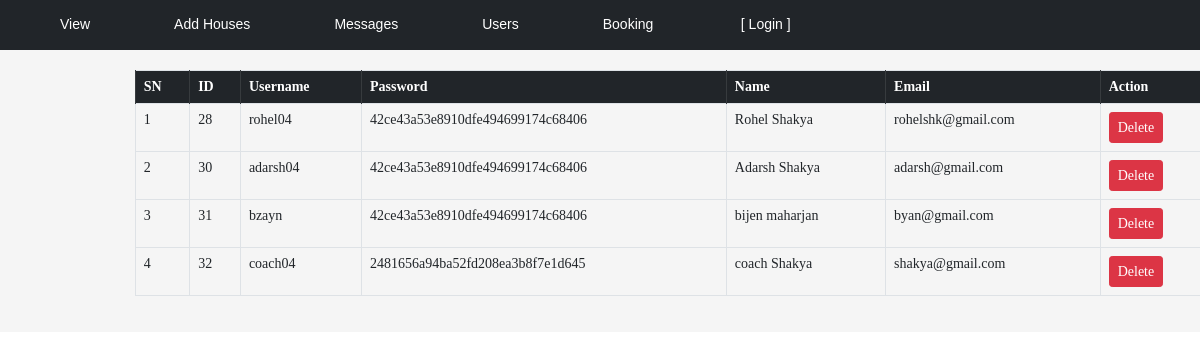
Screenshot of /admin/user.php with the database file from the repository.
### tables this page shows
CREATE TABLE `tbl_user` (
  `id` int(11) NOT NULL,
  `username` varchar(255) NOT NULL,
  `password` varchar(255) NOT NULL,
  `md5pass` varchar(255) NOT NULL,
  `fname` varchar(255) NOT NULL,
  `email` varchar(255) NOT NULL
);

### admin/user.php (the view, shortened to what this page needs)
<?php
include("include/connection.php");
?>
<html>
<head>
    <link rel="stylesheet" href="css/style.css">
</head>
<body>
    <div id="wrapper">
        <?php
        include('include/header1.php');
        $sql = "SELECT * FROM tbl_user ";
        $result = $conn->query($sql);
        ?>
        <div id="content">
            <center>
                <table class="table table-bordered" cellpadding="6px" style="width:80%;font-size:14px">
                    <tr>
                        <th class="table-dark">SN</th>
                        <th class="table-dark">ID</th>
                        <th class="table-dark">Username</th>
                        <th class="table-dark">Password</th>
                        <th class="table-dark">Name</th>
                        <th class="table-dark">Email</th>
                        <th class="table-dark">Action</th>
                    </tr>
                    <?php
                    $i = 1;
                    while ($rows = $result->fetch_assoc()) {
                    ?>
                    <tr>
                        <td><?php echo $i; ?></td>
                        <td><?php echo $rows['id']; ?></td>
                        <td><?php echo $rows['username']; ?></td>
                        <td><?php echo $rows['md5pass']; ?></td>
                        <td><?php echo $rows['fname']; ?></td>
                        <td><?php echo $rows['email']; ?></td>
                        <td>
                            <a href="delete_user.php?id=<?php echo $rows['id']; ?>"
                                onClick="return confirm_delete()"><button type="button"
                                    class="btn btn-danger btn-sm">Delete</button></a>
                        </td>
                    </tr>
                    <?php
                        $i++;
                    }
                    ?>
                </table>
            </center>
        </div>
    </div>
</body>
</html>

### admin/css/style.css (style rules this page uses)
body { margin: 0; font-size: 12px; box-sizing: border-box; font-family: "opensans-regular", sans-serif; height: auto; }
#wrapper { width: 100%; height: auto; background-color: #eee; overflow: hidden; font-family: Segoe UI Semibold; }
#content { font-size: 14px; padding-top: 20px; background-color: #f5f5f5; overflow: hidden; width: 1347px; height: auto; background-position: center; background-repeat: no-repeat; background-size: cover; display: block; margin-left: auto; margin-right: auto; padding-bottom: 20px; }

### rows the page displays
tbl_user: id "28", username "rohel04", md5pass "42ce43a53e8910dfe494699174c68406", fname "Rohel Shakya", email "rohelshk@gmail.com"
tbl_user: id "30", username "adarsh04", md5pass "42ce43a53e8910dfe494699174c68406", fname "Adarsh Shakya", email "adarsh@gmail.com"
tbl_user: id "31", username "bzayn", md5pass "42ce43a53e8910dfe494699174c68406", fname "bijen maharjan", email "byan@gmail.com"
tbl_user: id "32", username "coach04", md5pass "2481656a94ba52fd208ea3b8f7e1d645", fname "coach Shakya", email "shakya@gmail.com"
